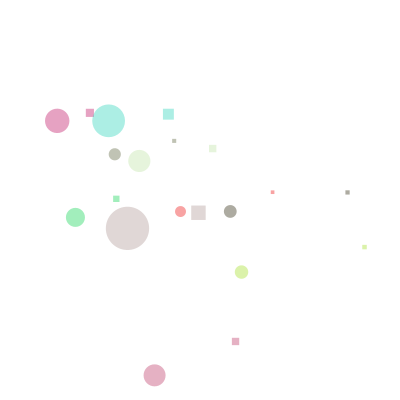
Frame 1 (no input)
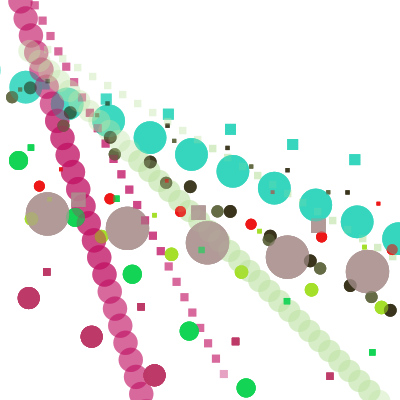
Frame 60 (the mouse pressed at the canvas centre just before this capture)
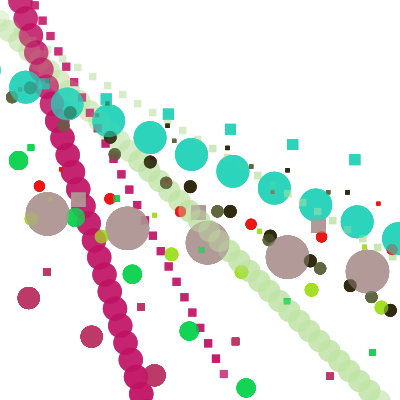
Frame 120 (the mouse held since frame 60 and released just before this capture)

The Processing sketch that drew these frames (run headless with seeded random() and noise(); from frame 60 on, the mouse is pressed at the canvas centre):

// Processing sketch: processing_93913
// ── processing_93913.pde

/* homework 9 copyright shirleywang 2013 sijiaw*/

float [] xList = {
  random(0,200),
  random(0,200),
  random(0,200),
  random(0,200),
  random(0,200),
  random(0,200),
  random(0,200),
  random(0,200),
  random(0,200),
  random(0,200),
};
 
float [] yList = {
  random(100,350),
  random(100,350),
  random(100,350),
  random(100,350),
  random(100,350),
  random(100,350),
  random(100,350),
  random(100,350),
  random(100,350),
  random(100,350),
};
 
float [] sizeC = {
  random(10,40),
  random(10,40),
  random(10,50),
  random(10,50),
  random(10,80),
  random(10,80),
  random(10,60),
  random(10,60),
  random(10,40),
  random(10,40),
};

float [ ] deltaX = {
   random(10,10),
   random(0,20),
   random(40,30),
   random(80,40),
   random(70,50),
   random(20,60),
   random(60,70),
   random(0,80),
   random(10,90),
   random(20,100),
};

float [ ] deltaY = {
   random(10,10),
   random(10,20),
   random(10,30),
   random(10,40),
   random(10,50),
   random(10,60),
   random(10,70),
   random(10,80),
   random(10,90),
   random(10,100),
};
  
 
color [ ] col = {
   
  color( random( 255 ), random( 255 ), random( 255 ) ),
  color( random( 255 ), random( 255 ), random( 255 ) ),
  color( random( 255 ), random( 255 ), random( 255 ) ),
  color( random( 255 ), random( 255 ), random( 255 ) ),
  color( random( 255 ), random( 255 ), random( 255 ) ),
  color( random( 255 ), random( 255 ), random( 255 ) ),
  color( random( 255 ), random( 255 ), random( 255 ) ),
  color( random( 255 ), random( 255 ), random( 255 ) ),
  color( random( 255 ), random( 255 ), random( 255 ) ),
  color( random( 255 ), random( 255 ), random( 255 ) ),
   
};

void setup ( ) {
  size ( 400, 400 );
  background ( 255 );
  colorMode ( HSB );

 
}

void draw ( ) {
  frameRate ( 5);
  moveShapes ( );
     for ( int i = 0; i < xList.length; i++ ) {
    noStroke ( ) ;
    fill ( col [i], 100 );
    ellipse (xList [i], yList [i], sizeC [i], sizeC [i]);
    
    rect (xList [i] * 1.5, yList [i] * .9, sizeC [i ]/ 3, sizeC [i] / 3);
  }
}

void moveShapes ( ) {
  
 for ( int i = 0; i < xList.length; i++ ) {
     xList [i] = xList [i] + deltaX [i];
     yList [i] = yList [i] + deltaY [i];
      
    if ( xList [i] < 0 || yList [i] < 0 || xList [i] > width || yList [i] > height) {
      deltaX [i] = -deltaX [i];
      deltaY [i] = -deltaY [i];
    }
  }
 }
